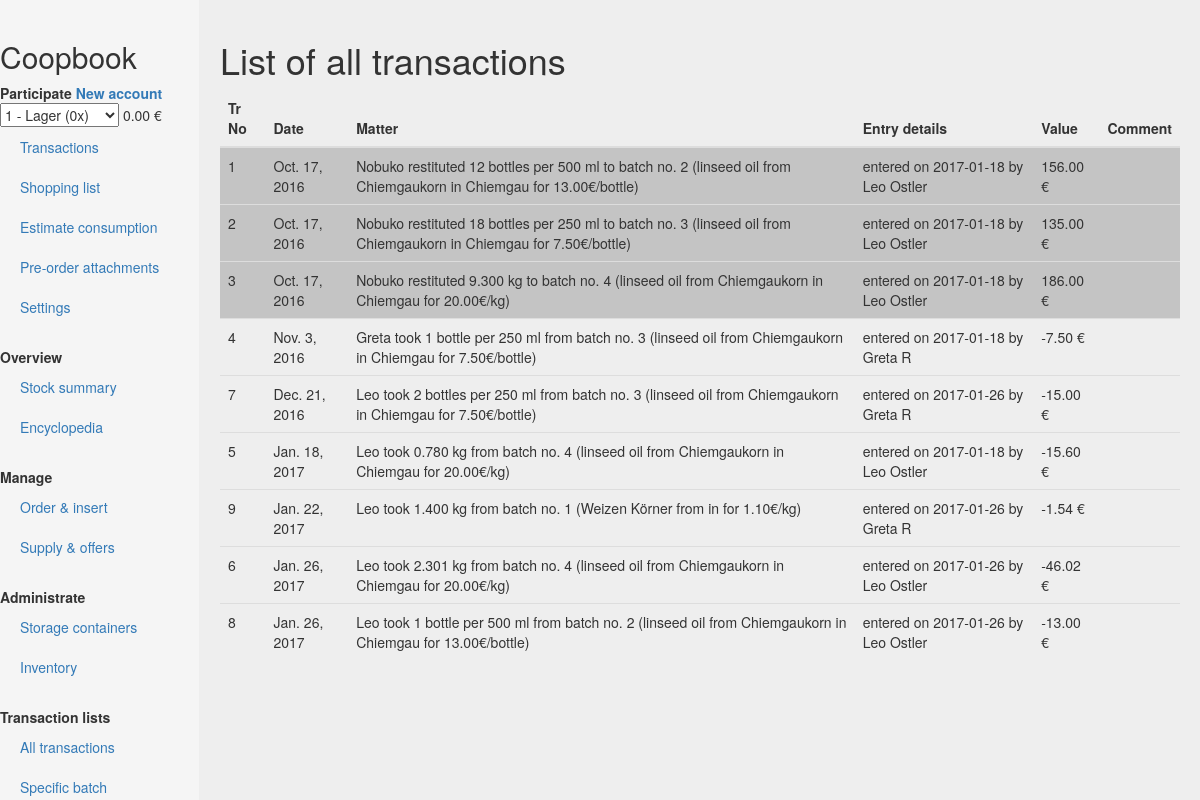
Page /transactionlist on the committed database.
### core/models.py (models this page shows, shortened)
class Transaction(models.Model):
    originator_account = models.ForeignKey('Account', related_name="originator_account")
    entered_by_user = models.ForeignKey('User') # Person who typed in the transaction
    date = models.DateField()
    entry_date = models.DateField(auto_now_add=True) # Date when transaction is entered into the system
    amount = models.FloatField()
    comment = models.TextField(blank=True)
    value = models.FloatField(default=0, blank=True, null=True)
    status = models.ForeignKey('TransactionStatus', blank=True, null=True)
    transaction_type = models.ForeignKey('TransactionType', blank=True, null=True)
    @property
    def comment_str(self):
        if self.comment == "":
            return ""
        else:
            return "'{}'".format(self.comment)
    @property
    def entry_details_str(self):
        return "entered on {} by {}".format(self.entry_date, self.entered_by_user.name)
    def value_str(self, account):
        if account == 0:
            return "{} €".format(format(self.value,'.2f'))
        else:
            charges = Charge.objects.filter(transaction=self, account=account)
            value = 0
            for charge in charges:
                value += charge.value
            return "{} €".format(format(value,'.2f'))

### core/views.py (the view)
# urls.py: url(r'^transactionlist$', views.transactionlist),
def transactionlist(request):
    template = loader.get_template('core/transactionlist.html')
    transaction_table = TransactionTable()
    context = {"transaction_table" : transaction_table}
    return HttpResponse(template.render({**global_context(request), **context}, request))

### core/models.py (called while the page is built)
    def __str__(self):
        rate = self.calc_rate(datetime=datetime.datetime.now())
        return "{} - {} ({}x)".format(str(self.id), self.name, rate)

    def calc_rate(self, datetime):
        current_phases = AccPayPhase.objects.filter(account = self.id).filter(Q(start=None)|Q(start__lte=datetime)).filter(Q(end=None)|Q(end__gte=datetime))
        if not current_phases:
            rate = 0
        else:
            rate = 1
            for payphase in current_phases:
                rate = rate * payphase.rate
        return rate

    @property
    def balance_str(self):
        self.calc_balance()
        return "{} €".format(format(self.balance,'.2f'))

    def calc_balance(self):
        balance = 0
        charges = Charge.objects.filter(account=self)
        for charge in charges:
            if charge.to_balance == True:
                balance += charge.value
            else:
                pass
        self.balance = balance
        self.save()

    def display(self, amount, show_contents=True):
        if self.continuous == True:
            return "{} {}".format(format(amount, '.3f'), self.abbr)
        else:
            if not self.contents == '' and show_contents == True:
                cont = " per {}".format(self.contents)
            else:
                cont = ""
            if not amount == 1 and not self.plural == '':
                return "{} {}{}".format(format(amount, '.0f'), self.plural, cont)
            else:
                return "{} {}{}".format(format(amount, '.0f'), self.abbr, cont)

    def matter_str(self, account, show_contents=True, show_batch=True):
        if account == 0:
            originator = self.originator_account.name
        else:
            originator = "You"
        if show_batch == True:
            batch = " from batch no. {} ({} from {} in {} for {}€/{})".format(self.batch.id, self.batch.name, self.batch.supplier.name if self.batch.supplier else "", self.batch.supplier.broad_location if self.batch.supplier else "", format(self.batch.price,'.2f'), self.batch.unit.abbr)
        else:
            batch = ""
        return "{} took {}{}".format(originator, self.batch.unit.display(self.amount, show_contents), batch)

### core/templates/core/transactionlist.html (shortened to what this page needs)
{% extends "core/base.html" %}
{% block heading %}List of all transactions{% endblock %}
{% block content %}
<table class="table">
  <thead>
    <th>Tr No</th>
    <th>Date</th>
    <th>Matter</th>
    <th>Entry details</th>
    <th>Value</th>
    <th>Comment</th>
  </thead>
  <tbody>
  {% for row in transaction_table.rows %}
    <tr class="{{ row.2|lower }}">
      {% for column in row %}
        <td> {{ column }} </td>
      {% endfor %}
    </tr>
  {% endfor %}
  </tbody>
</table>
{% endblock %}

### rows in the picture
Transaction: row "Oct. 17, 2016"
Transaction: row "Oct. 17, 2016"
Transaction: row "Oct. 17, 2016"
Transaction: row "Nov. 3, 2016"
Transaction: row "Dec. 21, 2016"
Transaction: row "Jan. 18, 2017"
Transaction: row "Jan. 22, 2017"
Transaction: row "Jan. 26, 2017"
Transaction: row "Jan. 26, 2017"

### other values in the picture
{{ balance }} "0.00 €"
{{ column }} "1" "Nobuko restituted 12 bottles per 500 ml to batch no. 2 (linseed oil from Chiemgaukorn in Chiemgau for 13.00€/bottle)" "entered on 2017-01-18 by Leo Ostler" "156.00 €" "2" "Nobuko restituted 18 bottles per 250 ml to batch no. 3 (linseed oil from Chiemgaukorn in Chiemgau for 7.50€/bottle)" "entered on 2017-01-18 by Leo Ostler" "135.00 €" "3" "Nobuko restituted 9.300 kg to batch no. 4 (linseed oil from Chiemgaukorn in Chiemgau for 20.00€/kg)" "entered on 2017-01-18 by Leo Ostler" "186.00 €" "4" "Greta took 1 bottle per 250 ml from batch no. 3 (linseed oil from Chiemgaukorn in Chiemgau for 7.50€/bottle)" "entered on 2017-01-18 by Greta R" "-7.50 €" "7" "Leo took 2 bottles per 250 ml from batch no. 3 (linseed oil from Chiemgaukorn in Chiemgau for 7.50€/bottle)" "entered on 2017-01-26 by Greta R" "-15.00 €" "5" "Leo took 0.780 kg from batch no. 4 (linseed oil from Chiemgaukorn in Chiemgau for 20.00€/kg)" "entered on 2017-01-18 by Leo Ostler" "-15.60 €" "9" "Leo took 1.400 kg from batch no. 1 (Weizen Körner from in for 1.10€/kg)" "entered on 2017-01-26 by Greta R" "-1.54 €" "6" "Leo took 2.301 kg from batch no. 4 (linseed oil from Chiemgaukorn in Chiemgau for 20.00€/kg)" "entered on 2017-01-26 by Leo Ostler" "-46.02 €" "8" "Leo took 1 bottle per 500 ml from batch no. 2 (linseed oil from Chiemgaukorn in Chiemgau for 13.00€/bottle)" "entered on 2017-01-26 by Leo Ostler" "-13.00 €"
form field account_id "1 - Lager (0x)"
